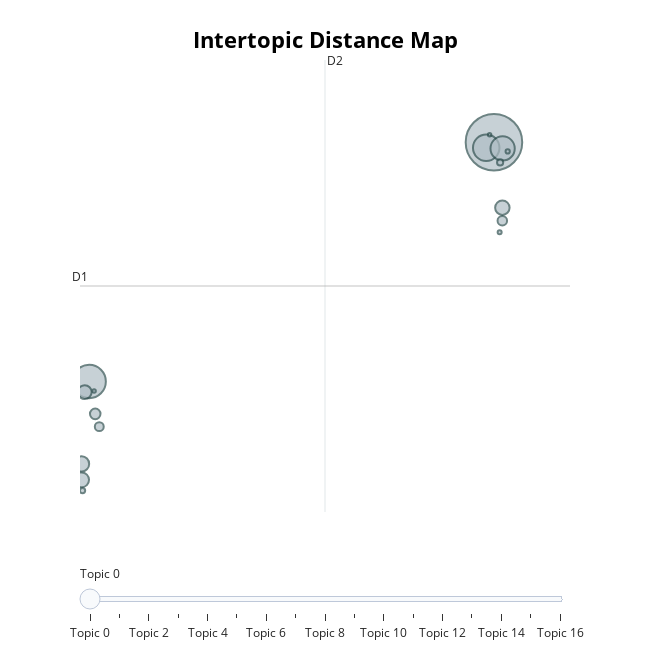

Notebook source saved alongside this figure:
### Code cell
bertopic_model_18.visualize_topics()

### Figure 1 — Plotly figure (JSON) as saved in the notebook; plotly's stock layout.template omitted (floating-point values rounded to 4 significant figures)
{"data": [{"customdata": [[0, "god | right | key | armenian | doe", 3174], [1, "drive | scsi | window | card | problem", 1105], [2, "game | team | player | season | play", 695], [3, "car | bike | dog | helmet | speed", 585], [4, "price | sale | game | art | cover", 227], [5, "radar | detector | sound | channel | speaker", 219], [6, "space | launch | satellite | mission | nasa", 207], [7, "window | widget | color | problem | client", 193], [8, "file | format | gif | ftp | image", 110], [9, "battery | tower | plant | cooling | water", 90], [10, "point | polygon | algorithm | line | edge", 79], [11, "woof | hello | melittin | hi | kidding", 38], [12, "number | line | phone | dial | aleeecsumassedu", 28], [13, "mgvgvgvgvgvgvgvgvgvgvgvgvgvgvgv | maxaxaxaxaxaxaxaxaxaxaxaxaxax | mp | maxaxaxaxaxaxaxaxaxaxaxaxaxaxaxq | __", 18], [14, "ground | outlet | wire | neutral | conductor", 16], [15, "packet | wintrumpet | tcpip | ndis | nameserver", 12], [16, "easter | resurrection | celebration | pagan | word", 12]], "hovertemplate": "<b>Topic %{customdata[0]}</b><br>%{customdata[1]}<br>Size: %{customdata[2]}", "legendgroup": "", "marker": {"color": "#B0BEC5", "line": {"color": "DarkSlateGrey", "width": 2}, "size": [3174, 1105, 695, 585, 227, 219, 207, 193, 110, 90, 79, 38, 28, 18, 16, 12, 12], "sizemode": "area", "sizeref": 1.984, "symbol": "circle"}, "mode": "markers", "name": "", "orientation": "v", "showlegend": false, "type": "scatter", "x": [24.82, -0.1936, 24.34, 25.35, -0.6599, -0.6604, 25.34, -0.4703, 0.1815, 25.34, 0.4319, 25.2, -0.6037, 25.67, 25.17, 0.1111, 24.55], "xaxis": "x", "y": [15.44, 7.915, 15.26, 15.24, 5.324, 4.822, 13.38, 7.581, 6.897, 12.97, 6.495, 14.8, 4.484, 15.15, 12.61, 7.615, 15.67], "yaxis": "y"}], "layout": {"annotations": [{"showarrow": false, "text": "D1", "x": -0.7595, "y": 10.92, "yshift": 10}, {"showarrow": false, "text": "D2", "x": 14.38, "xshift": 10, "y": 18.02}], "height": 650, "hoverlabel": {"bgcolor": "white", "font": {"family": "Rockwell", "size": 16}}, "legend": {"itemsizing": "constant", "tracegroupgap": 0}, "margin": {"t": 60}, "shapes": [{"line": {"color": "#CFD8DC", "width": 2}, "type": "line", "x0": 14.38, "x1": 14.38, "y0": 3.812, "y1": 18.02}, {"line": {"color": "#9E9E9E", "width": 2}, "type": "line", "x0": -0.7595, "x1": 29.52, "y0": 10.92, "y1": 10.92}], "sliders": [{"active": 0, "pad": {"t": 50}, "steps": [{"args": [{"marker.color": [["red", "#B0BEC5", "#B0BEC5", "#B0BEC5", "#B0BEC5", "#B0BEC5", "#B0BEC5", "#B0BEC5", "#B0BEC5", "#B0BEC5", "#B0BEC5", "#B0BEC5", "#B0BEC5", "#B0BEC5", "#B0BEC5", "#B0BEC5", "#B0BEC5"]]}], "label": "Topic 0", "method": "update"}, {"args": [{"marker.color": [["#B0BEC5", "red", "#B0BEC5", "#B0BEC5", "#B0BEC5", "#B0BEC5", "#B0BEC5", "#B0BEC5", "#B0BEC5", "#B0BEC5", "#B0BEC5", "#B0BEC5", "#B0BEC5", "#B0BEC5", "#B0BEC5", "#B0BEC5", "#B0BEC5"]]}], "label": "Topic 1", "method": "update"}, {"args": [{"marker.color": [["#B0BEC5", "#B0BEC5", "red", "#B0BEC5", "#B0BEC5", "#B0BEC5", "#B0BEC5", "#B0BEC5", "#B0BEC5", "#B0BEC5", "#B0BEC5", "#B0BEC5", "#B0BEC5", "#B0BEC5", "#B0BEC5", "#B0BEC5", "#B0BEC5"]]}], "label": "Topic 2", "method": "update"}, {"args": [{"marker.color": [["#B0BEC5", "#B0BEC5", "#B0BEC5", "red", "#B0BEC5", "#B0BEC5", "#B0BEC5", "#B0BEC5", "#B0BEC5", "#B0BEC5", "#B0BEC5", "#B0BEC5", "#B0BEC5", "#B0BEC5", "#B0BEC5", "#B0BEC5", "#B0BEC5"]]}], "label": "Topic 3", "method": "update"}, {"args": [{"marker.color": [["#B0BEC5", "#B0BEC5", "#B0BEC5", "#B0BEC5", "red", "#B0BEC5", "#B0BEC5", "#B0BEC5", "#B0BEC5", "#B0BEC5", "#B0BEC5", "#B0BEC5", "#B0BEC5", "#B0BEC5", "#B0BEC5", "#B0BEC5", "#B0BEC5"]]}], "label": "Topic 4", "method": "update"}, {"args": [{"marker.color": [["#B0BEC5", "#B0BEC5", "#B0BEC5", "#B0BEC5", "#B0BEC5", "red", "#B0BEC5", "#B0BEC5", "#B0BEC5", "#B0BEC5", "#B0BEC5", "#B0BEC5", "#B0BEC5", "#B0BEC5", "#B0BEC5", "#B0BEC5", "#B0BEC5"]]}], "label": "Topic 5", "method": "update"}, {"args": [{"marker.color": [["#B0BEC5", "#B0BEC5", "#B0BEC5", "#B0BEC5", "#B0BEC5", "#B0BEC5", "red", "#B0BEC5", "#B0BEC5", "#B0BEC5", "#B0BEC5", "#B0BEC5", "#B0BEC5", "#B0BEC5", "#B0BEC5", "#B0BEC5", "#B0BEC5"]]}], "label": "Topic 6", "method": "update"}, {"args": [{"marker.color": [["#B0BEC5", "#B0BEC5", "#B0BEC5", "#B0BEC5", "#B0BEC5", "#B0BEC5", "#B0BEC5", "red", "#B0BEC5", "#B0BEC5", "#B0BEC5", "#B0BEC5", "#B0BEC5", "#B0BEC5", "#B0BEC5", "#B0BEC5", "#B0BEC5"]]}], "label": "Topic 7", "method": "update"}, {"args": [{"marker.color": [["#B0BEC5", "#B0BEC5", "#B0BEC5", "#B0BEC5", "#B0BEC5", "#B0BEC5", "#B0BEC5", "#B0BEC5", "red", "#B0BEC5", "#B0BEC5", "#B0BEC5", "#B0BEC5", "#B0BEC5", "#B0BEC5", "#B0BEC5", "#B0BEC5"]]}], "label": "Topic 8", "method": "update"}, {"args": [{"marker.color": [["#B0BEC5", "#B0BEC5", "#B0BEC5", "#B0BEC5", "#B0BEC5", "#B0BEC5", "#B0BEC5", "#B0BEC5", "#B0BEC5", "red", "#B0BEC5", "#B0BEC5", "#B0BEC5", "#B0BEC5", "#B0BEC5", "#B0BEC5", "#B0BEC5"]]}], "label": "Topic 9", "method": "update"}, {"args": [{"marker.color": [["#B0BEC5", "#B0BEC5", "#B0BEC5", "#B0BEC5", "#B0BEC5", "#B0BEC5", "#B0BEC5", "#B0BEC5", "#B0BEC5", "#B0BEC5", "red", "#B0BEC5", "#B0BEC5", "#B0BEC5", "#B0BEC5", "#B0BEC5", "#B0BEC5"]]}], "label": "Topic 10", "method": "update"}, {"args": [{"marker.color": [["#B0BEC5", "#B0BEC5", "#B0BEC5", "#B0BEC5", "#B0BEC5", "#B0BEC5", "#B0BEC5", "#B0BEC5", "#B0BEC5", "#B0BEC5", "#B0BEC5", "red", "#B0BEC5", "#B0BEC5", "#B0BEC5", "#B0BEC5", "#B0BEC5"]]}], "label": "Topic 11", "method": "update"}, {"args": [{"marker.color": [["#B0BEC5", "#B0BEC5", "#B0BEC5", "#B0BEC5", "#B0BEC5", "#B0BEC5", "#B0BEC5", "#B0BEC5", "#B0BEC5", "#B0BEC5", "#B0BEC5", "#B0BEC5", "red", "#B0BEC5", "#B0BEC5", "#B0BEC5", "#B0BEC5"]]}], "label": "Topic 12", "method": "update"}, {"args": [{"marker.color": [["#B0BEC5", "#B0BEC5", "#B0BEC5", "#B0BEC5", "#B0BEC5", "#B0BEC5", "#B0BEC5", "#B0BEC5", "#B0BEC5", "#B0BEC5", "#B0BEC5", "#B0BEC5", "#B0BEC5", "red", "#B0BEC5", "#B0BEC5", "#B0BEC5"]]}], "label": "Topic 13", "method": "update"}, {"args": [{"marker.color": [["#B0BEC5", "#B0BEC5", "#B0BEC5", "#B0BEC5", "#B0BEC5", "#B0BEC5", "#B0BEC5", "#B0BEC5", "#B0BEC5", "#B0BEC5", "#B0BEC5", "#B0BEC5", "#B0BEC5", "#B0BEC5", "red", "#B0BEC5", "#B0BEC5"]]}], "label": "Topic 14", "method": "update"}, {"args": [{"marker.color": [["#B0BEC5", "#B0BEC5", "#B0BEC5", "#B0BEC5", "#B0BEC5", "#B0BEC5", "#B0BEC5", "#B0BEC5", "#B0BEC5", "#B0BEC5", "#B0BEC5", "#B0BEC5", "#B0BEC5", "#B0BEC5", "#B0BEC5", "red", "#B0BEC5"]]}], "label": "Topic 15", "method": "update"}, {"args": [{"marker.color": [["#B0BEC5", "#B0BEC5", "#B0BEC5", "#B0BEC5", "#B0BEC5", "#B0BEC5", "#B0BEC5", "#B0BEC5", "#B0BEC5", "#B0BEC5", "#B0BEC5", "#B0BEC5", "#B0BEC5", "#B0BEC5", "#B0BEC5", "#B0BEC5", "red"]]}], "label": "Topic 16", "method": "update"}]}], "title": {"font": {"color": "Black", "size": 22}, "text": "<b>Intertopic Distance Map</b>", "x": 0.5, "xanchor": "center", "y": 0.95, "yanchor": "top"}, "width": 650, "xaxis": {"anchor": "y", "domain": [0, 1], "range": [-0.7595, 29.52], "title": {"text": ""}, "visible": false}, "yaxis": {"anchor": "x", "domain": [0, 1], "range": [3.812, 18.02], "title": {"text": ""}, "visible": false}}}
